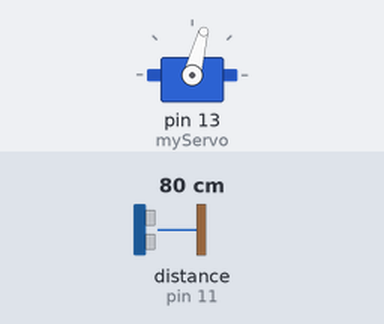
This sketch was run on a simulated Arduino Uno, built with avr-gcc and run on an emulated ATmega328P. Shown: servo. The inputs (shaded band) are chosen by the test bench; at power-on: distance to the obstacle (sensor on pin 11) 80 cm. The echo pulse lasts 58.3 µs per cm; what the sketch prints to the serial monitor is not drawn.

Above: at 1.2 s.
1.3 s: distance to the obstacle (sensor on pin 11) set to 2 cm
At 1.71 s:
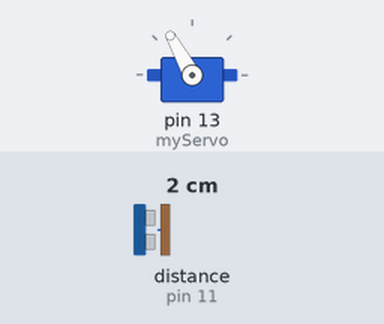
4.3 s: distance to the obstacle (sensor on pin 11) set to 4 cm
At 4.49 s:
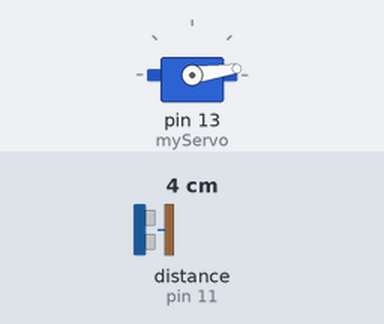
7.3 s: distance to the obstacle (sensor on pin 11) set to 9 cm
At 8.14 s:
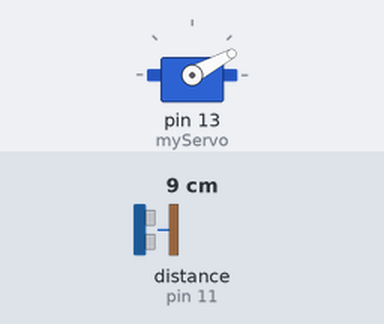
10.3 s: distance to the obstacle (sensor on pin 11) set to 250 cm
Timing chart, 0 to 14.3 s (numbered marks = the images above; inputs shaded):
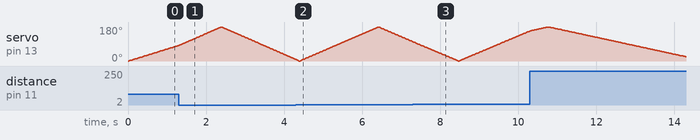

The sketch:

RadarProject.ino
```cpp
#include <Servo.h> //library for controlling the servo
#include <NewPing.h> //library for controlling ultrasonic sensor

Servo myServo;
#define TRIGGER_PIN 12
#define ECHO_PIN 11
#define MAX_DISTANCE 200 //set ultrasonic range to 200cm

//initialize the sonar object for the ultrasonic sensor
NewPing sonar(TRIGGER_PIN,ECHO_PIN,MAX_DISTANCE);


void setup() {
  Serial.begin(115200);
  myServo.attach(13);
  myServo.write(0); //sets the servo at 0 degrees
}

void loop() {
  //rotates the servo by a half turn (from 0 to 180 degrees)
  for (int i = 0; i <= 180; i++){
    myServo.write(i);

    int distance = sonar.ping_cm();
    /*
     * writes the (angle,distance) pairs to the serial port
     */
    Serial.print(i);
    Serial.print(",");
    Serial.print(distance);
    Serial.print(".");
    delay(10); // the delay ensures a steady continuous rotation for the servo
  }

  //rotates the servo by another half turn in the opposite direction
  //(from 180 back to 0)
  for (int j = 180; j >= 0; j--){
    myServo.write(j);
    int distance = sonar.ping_cm();
    Serial.print(j);
    Serial.print(",");
    Serial.print(distance);
    Serial.print(".");
    delay(10);
  }

}
```

Measured:
- by itself, servo on pin 13 (myServo): rises from 158° to 180° in 0.45 s, then falls to 23° in 3.5 s
